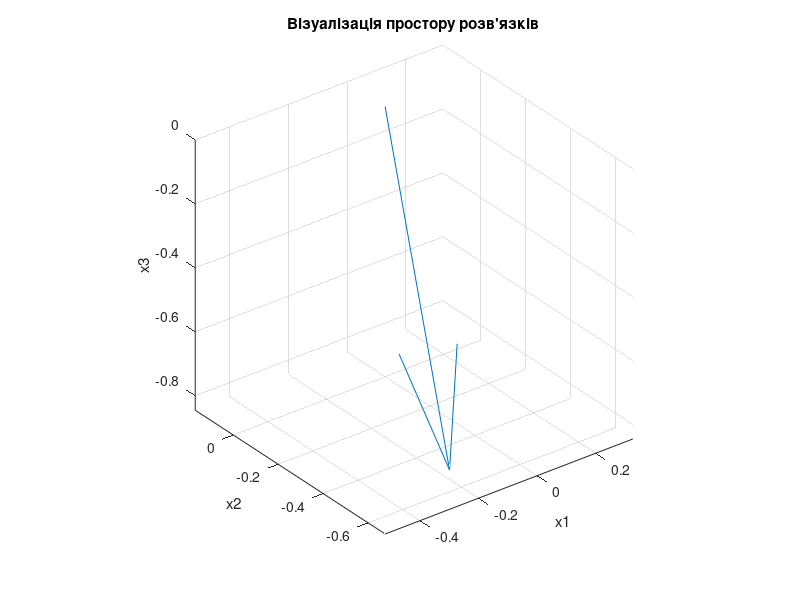

MATLAB code to generate this figure:
clc;
warning off;

A = [1 3 -2; 2 1 -1; 5 5 -4];

% Знаходження ядра матриці A
Q = null(A);

% Виведення розмірів ядра, якщо воно не порожнє
if isempty(Q)
    disp('Ядро матриці порожнє');
else
    disp('Базис ядра матриці A:');
    disp(Q);

    % Візуалізація простору розв'язків
    figure;
    for i = 1:size(Q, 2)
        quiver3(0, 0, 0, Q(1,i), Q(2,i), Q(3,i), 1);
        hold on;
    end
    title("Візуалізація простору розв'язків");
    xlabel('x1');
    ylabel('x2');
    zlabel('x3');
    axis equal;
    hold off;
end

